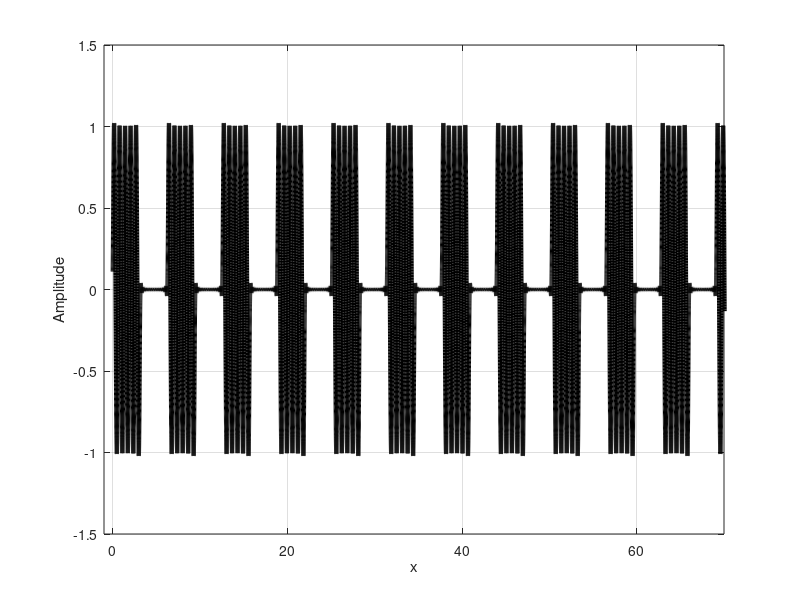

Reproduce this figure in MATLAB. (Note: this script raises an error after producing the figure.)
clear;
home;
close;
pkg load signal;

function retval = cosn_An(n,m,x)
	if(n != m)
		An = (m-m*cos(pi*m)*cos(pi*n))/(m*m-n*n)/pi;
		retval = An*cos(n.*x);
	else
		retval = zeros(size(x));
	endif
endfunction

function retval = fourier_square_modulation(n,m,x)
	retval = zeros(size(x));
	for i=[1:n]
		retval = retval+cosn_An(i,m,x);
	endfor
	retval = retval + 0.5*sin(m*x);
endfunction

x = 0.0:0.001:(2.0*pi)*50;

S1 = fourier_square_modulation(30,10,x);

plot(x,S1,'color','black','linewidth',3);
grid on;
axis([-1 70 -1.5 1.5]);
xlabel("x");
ylabel("Amplitude");

v = 0.5*sin(x);
fs = 4400.0;

player = audioplayer(v,fs,8);
play(player);
